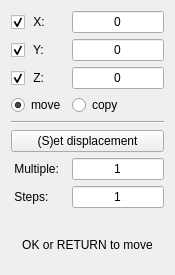
<?xml version="1.0" encoding="UTF-8"?>
<ui version="4.0">
 <class>Dialog</class>
 <widget class="QDialog" name="Dialog">
  <property name="geometry">
   <rect>
    <x>0</x>
    <y>0</y>
    <width>175</width>
    <height>275</height>
   </rect>
  </property>
  <property name="focusPolicy">
   <enum>Qt::NoFocus</enum>
  </property>
  <property name="windowTitle">
   <string>Move</string>
  </property>
  <layout class="QGridLayout" name="gridLayout">
   <property name="bottomMargin">
    <number>0</number>
   </property>
   <item row="2" column="1">
    <widget class="QLineEdit" name="edit3">
     <property name="text">
      <string>0</string>
     </property>
     <property name="alignment">
      <set>Qt::AlignCenter</set>
     </property>
    </widget>
   </item>
   <item row="9" column="1">
    <widget class="QLineEdit" name="edit4">
     <property name="text">
      <string>1</string>
     </property>
     <property name="alignment">
      <set>Qt::AlignCenter</set>
     </property>
    </widget>
   </item>
   <item row="4" column="0">
    <widget class="QRadioButton" name="radio1">
     <property name="focusPolicy">
      <enum>Qt::NoFocus</enum>
     </property>
     <property name="text">
      <string>move</string>
     </property>
     <property name="checked">
      <bool>true</bool>
     </property>
    </widget>
   </item>
   <item row="0" column="1">
    <widget class="QLineEdit" name="edit1">
     <property name="text">
      <string>0</string>
     </property>
     <property name="alignment">
      <set>Qt::AlignCenter</set>
     </property>
    </widget>
   </item>
   <item row="9" column="0">
    <widget class="QLabel" name="label_4">
     <property name="text">
      <string> Multiple: </string>
     </property>
     <property name="buddy">
      <cstring>edit4</cstring>
     </property>
    </widget>
   </item>
   <item row="4" column="1">
    <widget class="QRadioButton" name="radio2">
     <property name="focusPolicy">
      <enum>Qt::NoFocus</enum>
     </property>
     <property name="text">
      <string>copy</string>
     </property>
    </widget>
   </item>
   <item row="10" column="1">
    <widget class="QLineEdit" name="edit5">
     <property name="text">
      <string>1</string>
     </property>
     <property name="alignment">
      <set>Qt::AlignCenter</set>
     </property>
    </widget>
   </item>
   <item row="1" column="1">
    <widget class="QLineEdit" name="edit2">
     <property name="text">
      <string>0</string>
     </property>
     <property name="alignment">
      <set>Qt::AlignCenter</set>
     </property>
    </widget>
   </item>
   <item row="11" column="0" colspan="2">
    <widget class="QLabel" name="label_6">
     <property name="text">
      <string>OK or RETURN to move</string>
     </property>
     <property name="alignment">
      <set>Qt::AlignCenter</set>
     </property>
    </widget>
   </item>
   <item row="7" column="0" colspan="2">
    <widget class="Line" name="line">
     <property name="orientation">
      <enum>Qt::Horizontal</enum>
     </property>
    </widget>
   </item>
   <item row="8" column="0" colspan="2">
    <widget class="QPushButton" name="btn1">
     <property name="focusPolicy">
      <enum>Qt::NoFocus</enum>
     </property>
     <property name="text">
      <string>(S)et displacement</string>
     </property>
    </widget>
   </item>
   <item row="10" column="0">
    <widget class="QLabel" name="label_5">
     <property name="text">
      <string> Steps: </string>
     </property>
     <property name="buddy">
      <cstring>edit5</cstring>
     </property>
    </widget>
   </item>
   <item row="0" column="0">
    <widget class="QCheckBox" name="cbX">
     <property name="text">
      <string> X:</string>
     </property>
     <property name="checked">
      <bool>true</bool>
     </property>
    </widget>
   </item>
   <item row="1" column="0">
    <widget class="QCheckBox" name="cbY">
     <property name="text">
      <string> Y:</string>
     </property>
     <property name="checked">
      <bool>true</bool>
     </property>
    </widget>
   </item>
   <item row="2" column="0">
    <widget class="QCheckBox" name="cbZ">
     <property name="text">
      <string> Z:</string>
     </property>
     <property name="checked">
      <bool>true</bool>
     </property>
    </widget>
   </item>
  </layout>
 </widget>
 <tabstops>
  <tabstop>edit1</tabstop>
  <tabstop>edit2</tabstop>
  <tabstop>edit3</tabstop>
  <tabstop>btn1</tabstop>
  <tabstop>edit5</tabstop>
  <tabstop>radio1</tabstop>
  <tabstop>radio2</tabstop>
  <tabstop>edit4</tabstop>
 </tabstops>
 <resources/>
 <connections/>
</ui>
